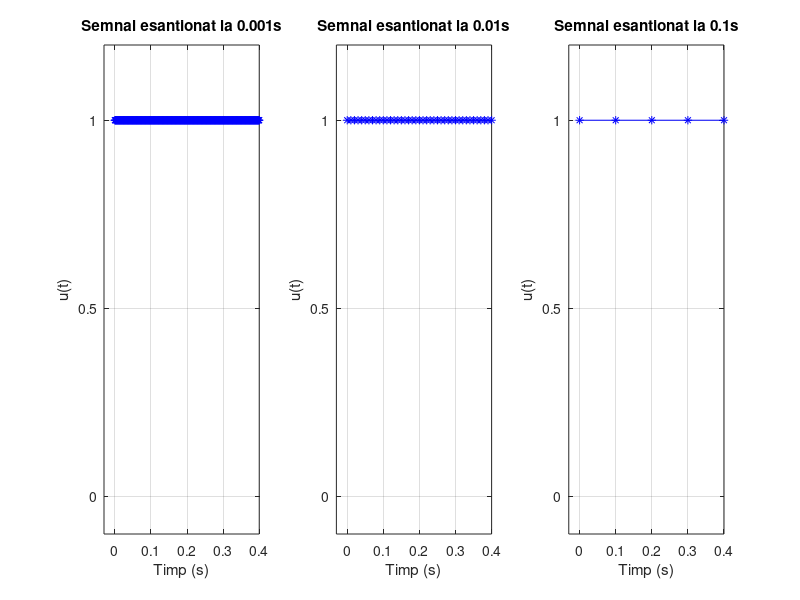

Source code (MATLAB):
T=0.1;
n=4;
e=[T/100 T/10 T];

for i=1:length(e)
 t=0:e(i):n*T;
 l=length(t);

 % generare vector linie, de lungime l, cu toate elementele 1
 u=ones(1,l);

 subplot(1,3,i)

 plot(t,u,'b*-');
 set(gca,'XTick',[0:T:n*T]);
 set(gca,'YTick',[0 0.5 1]);
 set(gca,'YTickLabel',{'0','0.5','1'})

 xlabel('Timp (s)');ylabel('u(t)');

 title(['Semnal esantionat la ',num2str(e(i)),'s']);

 axis([-0.03 n*T -0.1 1.2]);grid
end
